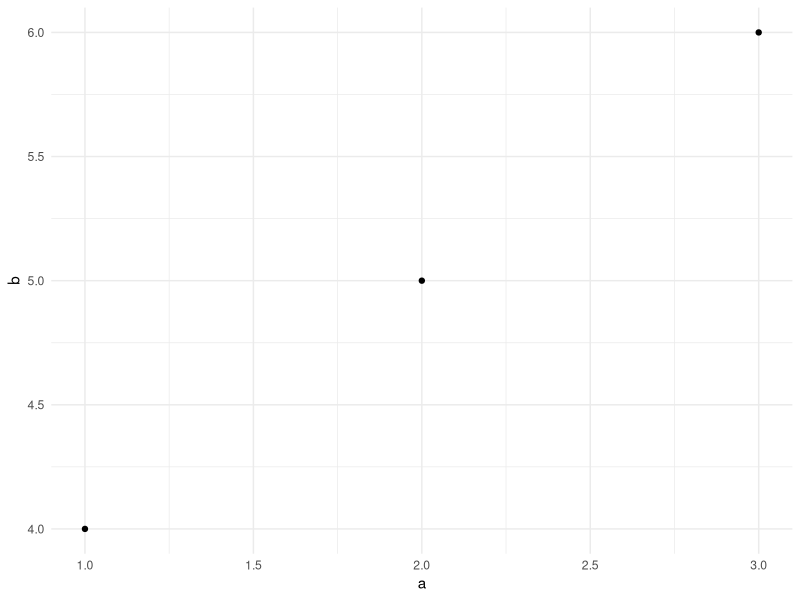

Reproduce this figure in R.

a <- c(1,2,3)
b <- c(4,5,6)

c <- c("Male", "Female", "Male")
d <- c("Yes", "No", "Yes")

dat <- data.frame(a, b, c, d)

library(ggplot2)

#scatter plot of a vs b
fig3 <- ggplot(dat, aes(x = a, y = b)) +
  geom_point() +
  theme_minimal()

# save fig1
ggsave("fig1.png", fig3, width = 6, height = 4, dpi = 300)
